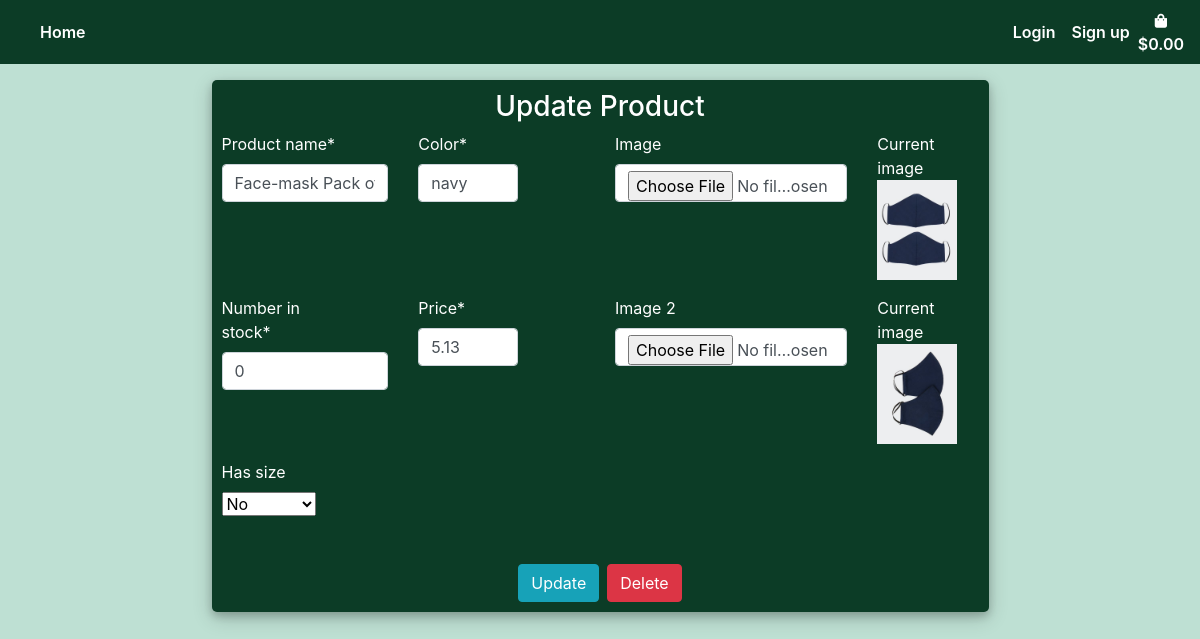
Before: /update/8/ with the older database file.
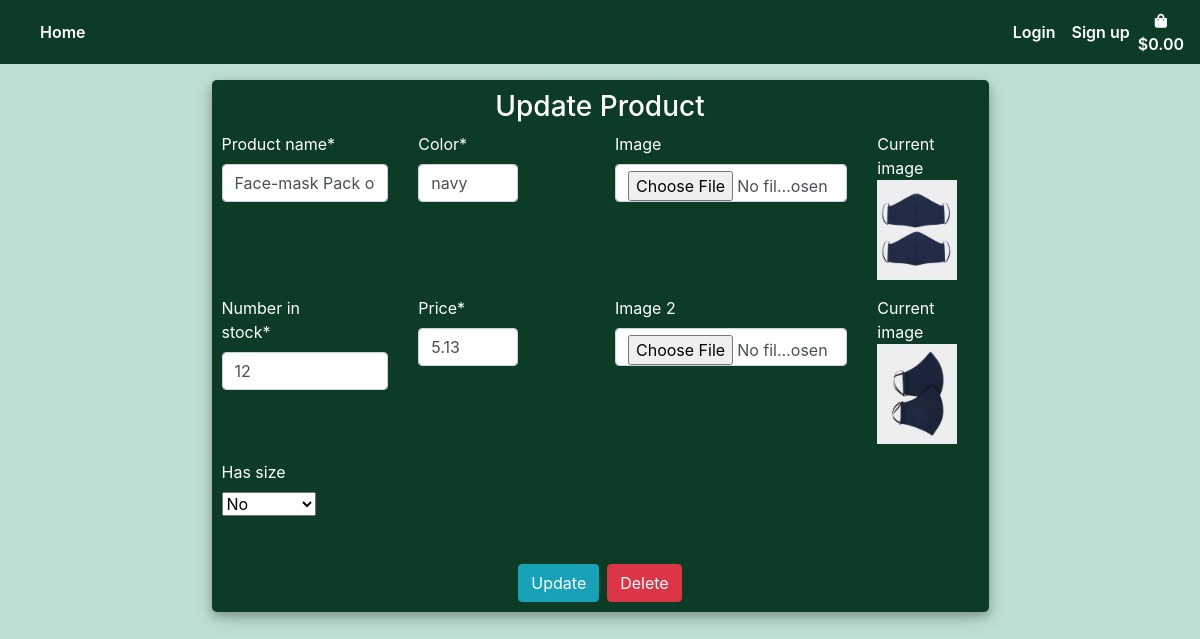
After: the same page with the newer database file.
### products/models.py (models this page shows, shortened)
class Product(models.Model):
    product_name = models.CharField(max_length=settings.CONST_PROFILE_ATTR)
    color = models.CharField(max_length=settings.CONST_PROFILE_ATTR)
    has_size = models.BooleanField(default=False, null=True, blank=True)
    price = models.DecimalField(max_digits=6, decimal_places=2)
    image = ResizedImageField(size=[400, 500], crop=['top', 'left'],quality=100, upload_to='', default='media/noimage.png')
    image_2 = ResizedImageField(size=[400, 500], crop=['top', 'left'],quality=100, upload_to='', default='media/noimage.png')
    number_in_stock = models.IntegerField(null=True , editable=True, default=0)
    is_active = models.BooleanField(default=True, null=True)
    created_by = models.CharField(max_length=settings.CONST_PROFILE_ATTR, null=True)
    created_date = models.TimeField(auto_now_add=True, null=True)

### products/views.py (the view)
# urls.py: path('update/<int:id>/', views.update_product, name="update_product"),
def update_product(request, id):
    product = Product.objects.get(id=id)
    form = ProductForm(request.POST or None,instance=product)
    if form.is_valid():
        form.save()
        return redirect(reverse("products"))
    context = {
        "form": form,
        "product": product,
    }
    return render(request, "products/products_form.html", context)

### products/forms.py
class ProductForm(forms.ModelForm):
    image = forms.ImageField(required=False, widget=forms.FileInput)
    image_2 = forms.ImageField(required=False, widget=forms.FileInput)
    class Meta:
        model = Product
        fields = ["product_name", "color", "has_size",
        "price","image", "image_2", "number_in_stock"]
    def __init__(self, *args, **kwargs):
        super(ProductForm, self).__init__(*args, **kwargs)
        for fieldname in ["product_name", "color", "has_size",
        "price","image", "image_2", "number_in_stock"]:
            self.fields[fieldname].helper = FormHelper()

### products/templates/products/products_form.html (shortened to what this page needs)
{% extends 'base.html'%}
{% load static %}
{% load crispy_forms_tags %}
{% block content %}
    <div class="container h-100 mt-3">
		<div class="justify-content-center h-100">
			<div class="product_card">
				<div class="justify-content-center">
					{% if product %}
                        <h3 class="text-center">Update Product</h3>
                    {% else %}
                        <h3 class="text-center">Add Product</h3>
                    {% endif %}
				</div>
				<div class="justify-content-center form_container">
					<form class="form-group mx-auto" method="POST" action="" enctype="multipart/form-data">
                            <div class="row">
                                <div class="col-md-3 mb-3">
                                    {{ form.product_name|as_crispy_field }}
                                </div>
                                <div class="col-md-3 mb-3">
                                    {{ form.color|as_crispy_field }}
                                </div>
                                <div class="col-md-4 mb-3">
                                    {{ form.image|as_crispy_field }}
                                </div>
                                <div class="col-md-2 mb-3">
                                    <h8>Current image</h8>
                                    <img class="img-fluid" style="height:100px;"src="{{ form.instance.image.url }}" />
                                </div>
                            </div>
                            <div class="row">
                                <div class="col-md-3 mb-3">
                                    {{ form.number_in_stock|as_crispy_field }}
                                </div>
                                <div class="col-md-3 mb-3">
                                    {{ form.price|as_crispy_field }}
                                </div>
                                <div class="col-md-4 mb-3">
                                    {{ form.image_2|as_crispy_field }}
                                </div>
                                <div class="col-md-2 mb-3">
                                    <h8>Current image</h8>
                                    <img class="img-fluid" style="height:100px;"src="{{ form.instance.image_2.url }}" />
                                </div>
                            </div>
                            <div class="row">
                                <div class="col-md-4 mb-3">
                                    {{ form.has_size|as_crispy_field }}
                                </div>
                                <div class="col-md-4 mb-3">
                                </div>
                            </div>
						</div>
                        <div class="d-flex justify-content-center mt-3 product_container">
                            {% if product %}
                                <button class="btn btn-info" type="submit">Update</button>
                                <a class="btn btn-danger ml-2"href="{% url 'delete_product' product.id %}">Delete</a>
                            {% else %}
                                <button class="btn btn-success" type="submit">Add</button>
                            {% endif %}
                        </div>
				</div>
		</div>
	</div>
{% endblock %}

### templates/base.html (shortened to what this page needs)
{% load static %}
<!DOCTYPE html>
<html lang="en">
<head>
    {% block corecss %}
    <link rel="stylesheet" href="https://stackpath.bootstrapcdn.com/bootstrap/4.5.2/css/bootstrap.min.css"
>
    <link rel="stylesheet" href="https://use.fontawesome.com/releases/v5.6.1/css/all.css">
    <link rel="stylesheet" href="{% static 'css/base.css' %}">
    {% endblock %}
</head>
<body>
    <nav class="navbar navbar-expand-md navbar-light navbar-bg" style="height:100%;">
        <div class="collapse navbar-collapse" id="navbarCollapse">
            <div class="navbar-nav">
                <a href="{% url 'products' %}" class="nav-item nav-link active">Home</a>
            </div>
            <div class="navbar-nav ml-auto">
                {% if user.is_authenticated %}
                    <span class="nav-item hello-msg">Hello, {{ request.user }}</span>
                    <a href="{% url 'logout_user' %}" class="nav-item nav-link">Logout</a>
                {% else %}
                    <a href="{% url 'login_page' %}" class="nav-item nav-link">Login</a>
                    <a href="{% url 'sign_up' %}" class="nav-item nav-link">Sign up</a>
                {% endif%}
                <a class="{% if grand_total %} font-weight-bold{% else %}text-black{% endif %} nav-link nav-item"
                        href="{% url 'view_bag' %}" style="padding:0;">
                        <div class="text-center ">
                            <div><i class="fas fa-shopping-bag fa-sm"></i></div>
                            <p class="mt-0 px-0" style="margin:0;">
                                {% if request.session.grand_total %}
                                    ${{ request.session.grand_total |floatformat:2 }}
                                {% else %}
                                    $0.00
                                {% endif %}
                            </p>
                        </div>
                    </a>
            </div>
        </div>
    </nav>
    {% block content %}
    {% endblock%}
</body>
</html>

### static/css/base.css (style rules this page uses)
body { background-color: #bee0d3; color: #0C3C26; }
label { text-align: right; width: 75px; padding-right: 20px; }
.navbar-bg { background-color: #0C3C26; }
a { color: #fff; }
.navbar-light .navbar-nav .nav-link.active { color: #fff; font-weight: 600; }
.navbar-light .navbar-nav .nav-link { color: #fff; font-weight: 600; margin: auto; }
a { color: #fff; font-weight: 600; }
.login_container, .product_container, .purchase_container { padding: 0 2rem; }
.product_card { background: #0C3C26; color: #fff; width: 70%; margin-top: 2%; margin: auto; justify-content: center; padding: 10px; box-shadow: 0 4px 8px 0 rgba(0, 0, 0, 0.2), 0 6px 20px 0 rgba(0, 0, 0, 0.19); -webkit-box-shadow: 0 4px 8px 0 rgba(0, 0, 0, 0.2), 0 6px 20px 0 rgba(0, 0, 0, 0.19); -moz-box-shadow: 0 4px 8px 0 rgba(0, 0, 0, 0.2), 0 6px 20px 0 rgba(0, 0, 0, 0.19); border-radius: 5px; }
.form_container label { width: 150px; text-align: left; }
#div_id_color, #div_id_price { width: 100px; }
#id_color, #id_price { width: 100px; }

Changed rows visible on the page:
changed Product "Face-mask Pack of 2": number_in_stock "0" → "12"
